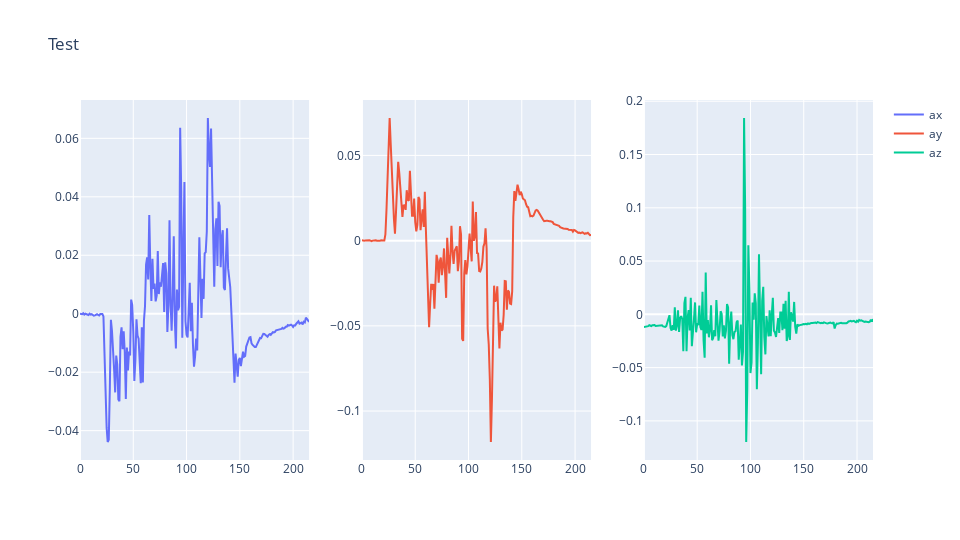

The notebook cell saved with this chart:
### Code cell
fig = tripleGraph(acc_data[["ax", "ay", "az"]])
fig.write_html("data_analysis_acc_2.html", full_html=False, include_plotlyjs="cdn")
fig.show()

### Figure 1 — Plotly figure (JSON) as saved in the notebook; plotly's stock layout.template omitted (floating-point values rounded to 4 significant figures; data arrays with more than 128 entries replaced by an {"elided": "..."} marker saying what was removed)
{"data": [{"name": "ax", "type": "scatter", "x": {"elided": "216 int values"}, "xaxis": "x", "y": {"elided": "216 float values"}, "yaxis": "y"}, {"name": "ay", "type": "scatter", "x": {"elided": "216 int values"}, "xaxis": "x2", "y": {"elided": "216 float values"}, "yaxis": "y2"}, {"name": "az", "type": "scatter", "x": {"elided": "216 int values"}, "xaxis": "x3", "y": {"elided": "216 float values"}, "yaxis": "y3"}], "layout": {"height": 540, "title": {"text": "Test"}, "width": 960, "xaxis": {"anchor": "y", "domain": [0, 0.2889]}, "xaxis2": {"anchor": "y2", "domain": [0.3556, 0.6444]}, "xaxis3": {"anchor": "y3", "domain": [0.7111, 1]}, "yaxis": {"anchor": "x", "domain": [0, 1]}, "yaxis2": {"anchor": "x2", "domain": [0, 1]}, "yaxis3": {"anchor": "x3", "domain": [0, 1]}}}
